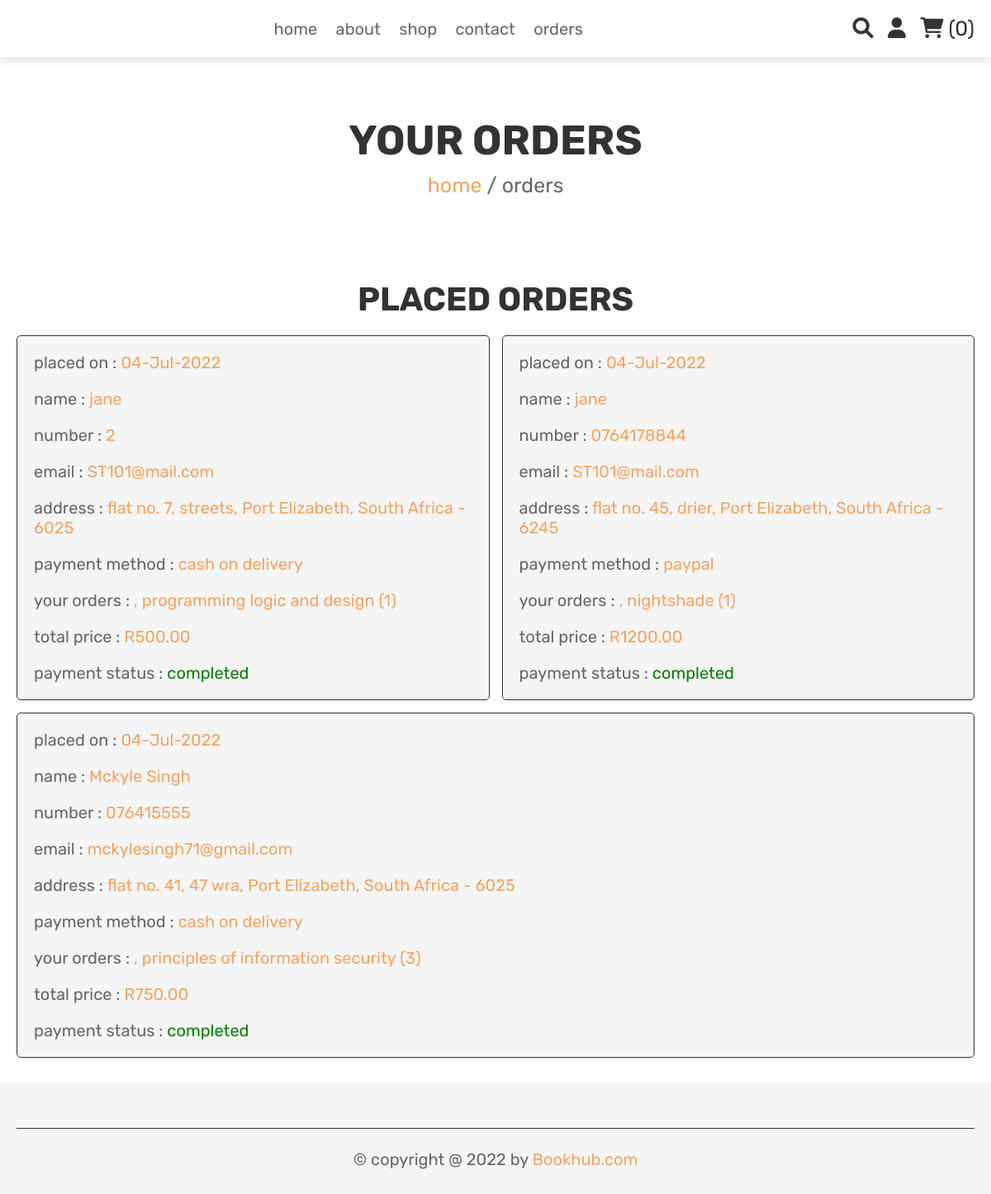
The page /orders.php (signed in) on the database as committed earlier.
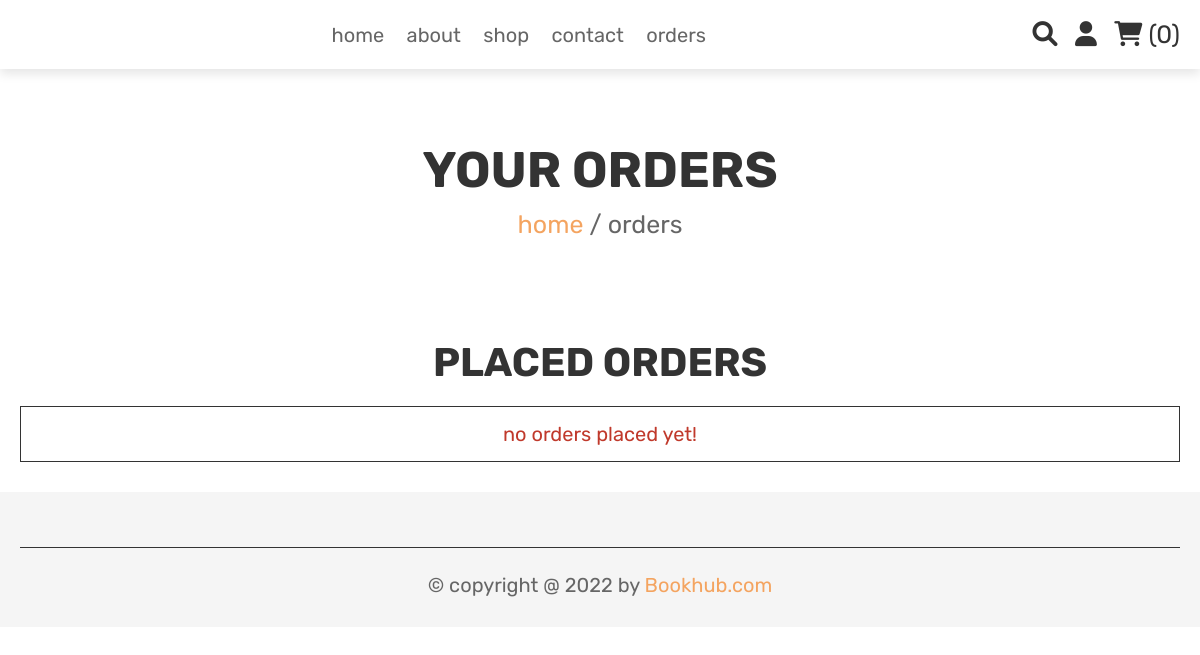
The same page on the database as committed later.
### tables this page shows
CREATE TABLE `tblorder` (
  `order_id` int(100) NOT NULL,
  `user_id` int(100) NOT NULL,
  `name` varchar(100) NOT NULL,
  `number` varchar(12) NOT NULL,
  `email` varchar(100) NOT NULL,
  `method` varchar(50) NOT NULL,
  `address` varchar(500) NOT NULL,
  `total_products` varchar(1000) NOT NULL,
  `total_price` int(100) NOT NULL,
  `placed_on` varchar(50) NOT NULL,
  `payment_status` varchar(20) NOT NULL DEFAULT 'pending'
);

### orders.php (the view, shortened to what this page needs)
<?php
include 'DBConn.php';
$user_id = $_SESSION['user_id'];
?>
<!DOCTYPE html>
<html lang="en">
<head>
   <link rel="stylesheet" href="https://cdnjs.cloudflare.com/ajax/libs/font-awesome/6.0.0/css/all.min.css">
   <link rel="stylesheet" href="css/style.css">
</head>
<body>
<?php include 'header.php'; ?>
<div class="heading">
   <h3>your orders</h3>
   <p> <a href="home.php">home</a> / orders </p>
</div>
<section class="placed-orders">
   <h1 class="title">placed orders</h1>
   <div class="box-container">
      <?php
         $order_query = mysqli_query($conn, "SELECT * FROM `tblorder` WHERE user_id = '$user_id'") or die('query failed');
         if(mysqli_num_rows($order_query) > 0){
            while($fetch_orders = mysqli_fetch_assoc($order_query)){
      ?>
      <div class="box">
         <p> placed on : <span><?php echo $fetch_orders['placed_on']; ?></span> </p>
         <p> name : <span><?php echo $fetch_orders['name']; ?></span> </p>
         <p> number : <span><?php echo $fetch_orders['number']; ?></span> </p>
         <p> email : <span><?php echo $fetch_orders['email']; ?></span> </p>
         <p> address : <span><?php echo $fetch_orders['address']; ?></span> </p>
         <p> payment method : <span><?php echo $fetch_orders['method']; ?></span> </p>
         <p> your orders : <span><?php echo $fetch_orders['total_products']; ?></span> </p>
         <p> total price : <span>R<?php echo $fetch_orders['total_price']; ?>.00</span> </p>
         <p> payment status : <span style="color:<?php if($fetch_orders['payment_status'] == 'pending'){ echo 'red'; }else{ echo 'green'; } ?>;"><?php echo $fetch_orders['payment_status']; ?></span> </p>
         </div>
      <?php
       }
      }else{
         echo '<p class="empty">no orders placed yet!</p>';
      }
      ?>
   </div>
</section>
<?php include 'footer.php'; ?>
</body>
</html>

Rows that differ between the two databases and show on the page:
removed tblorder: placed_on "04-Jul-2022", name "jane", number "2", email "ST101@mail.com", address "flat no. 7, streets, Port Elizabeth, South Africa - 6025", method "cash on delivery", total_products ", programming logic and design (1)", total_price "500", payment_status "completed"
removed tblorder: placed_on "04-Jul-2022", name "jane", number "0764178844", email "ST101@mail.com", address "flat no. 45, drier, Port Elizabeth, South Africa - 6245", method "paypal", total_products ", nightshade (1)", total_price "1200", payment_status "completed"
removed tblorder: placed_on "04-Jul-2022", name "Mckyle Singh", number "076415555", email "mckylesingh71@gmail.com", address "flat no. 41, 47 wra, Port Elizabeth, South Africa - 6025", method "cash on delivery", total_products ", principles of information security (3)", total_price "750", payment_status "completed"
Other text that changed with them:
text now shown: "no orders placed yet!"
